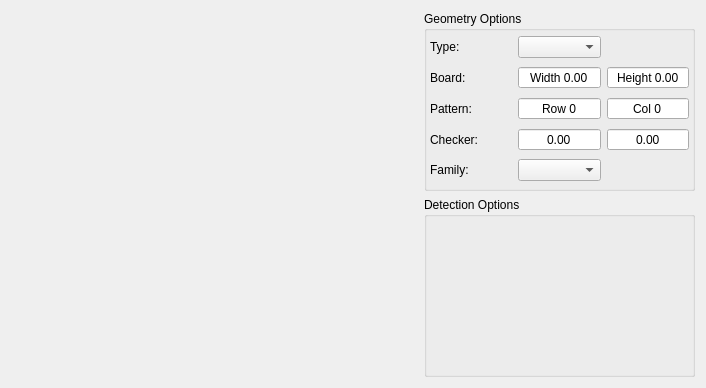
<?xml version="1.0" encoding="UTF-8"?>
<ui version="4.0">
 <class>thoht::CalibBoardConfigsWidget</class>
 <widget class="QWidget" name="thoht::CalibBoardConfigsWidget">
  <property name="geometry">
   <rect>
    <x>0</x>
    <y>0</y>
    <width>706</width>
    <height>388</height>
   </rect>
  </property>
  <property name="windowTitle">
   <string/>
  </property>
  <layout class="QHBoxLayout" name="horizontalLayout" stretch="6,4">
   <item>
    <widget class="QLabel" name="preview">
     <property name="text">
      <string/>
     </property>
    </widget>
   </item>
   <item>
    <layout class="QVBoxLayout" name="verticalLayout">
     <item>
      <widget class="QGroupBox" name="groupGeometry">
       <property name="title">
        <string>Geometry Options</string>
       </property>
       <layout class="QGridLayout" name="gridLayout">
        <property name="leftMargin">
         <number>3</number>
        </property>
        <property name="topMargin">
         <number>3</number>
        </property>
        <property name="rightMargin">
         <number>3</number>
        </property>
        <property name="bottomMargin">
         <number>3</number>
        </property>
        <item row="4" column="0">
         <widget class="QLabel" name="familyTypeLabel">
          <property name="text">
           <string>Family:</string>
          </property>
         </widget>
        </item>
        <item row="3" column="0">
         <widget class="QLabel" name="checkerLabel">
          <property name="text">
           <string>Checker:</string>
          </property>
         </widget>
        </item>
        <item row="1" column="0">
         <widget class="QLabel" name="boardLabel">
          <property name="text">
           <string>Board:</string>
          </property>
         </widget>
        </item>
        <item row="2" column="0">
         <widget class="QLabel" name="patternLabel">
          <property name="text">
           <string>Pattern:</string>
          </property>
         </widget>
        </item>
        <item row="0" column="1">
         <widget class="QComboBox" name="targetType"/>
        </item>
        <item row="1" column="1">
         <widget class="QDoubleSpinBox" name="boardWidth">
          <property name="alignment">
           <set>Qt::AlignCenter</set>
          </property>
          <property name="buttonSymbols">
           <enum>QAbstractSpinBox::NoButtons</enum>
          </property>
          <property name="prefix">
           <string>Width </string>
          </property>
         </widget>
        </item>
        <item row="0" column="0">
         <widget class="QLabel" name="targetTypeLabel">
          <property name="text">
           <string>Type:</string>
          </property>
         </widget>
        </item>
        <item row="1" column="2">
         <widget class="QDoubleSpinBox" name="boardHeight">
          <property name="alignment">
           <set>Qt::AlignCenter</set>
          </property>
          <property name="buttonSymbols">
           <enum>QAbstractSpinBox::NoButtons</enum>
          </property>
          <property name="prefix">
           <string>Height </string>
          </property>
         </widget>
        </item>
        <item row="2" column="1">
         <widget class="QSpinBox" name="patternRow">
          <property name="alignment">
           <set>Qt::AlignCenter</set>
          </property>
          <property name="buttonSymbols">
           <enum>QAbstractSpinBox::NoButtons</enum>
          </property>
          <property name="suffix">
           <string/>
          </property>
          <property name="prefix">
           <string>Row </string>
          </property>
         </widget>
        </item>
        <item row="2" column="2">
         <widget class="QSpinBox" name="patternCol">
          <property name="alignment">
           <set>Qt::AlignCenter</set>
          </property>
          <property name="buttonSymbols">
           <enum>QAbstractSpinBox::NoButtons</enum>
          </property>
          <property name="prefix">
           <string>Col </string>
          </property>
         </widget>
        </item>
        <item row="4" column="1">
         <widget class="QComboBox" name="familyType"/>
        </item>
        <item row="3" column="1">
         <widget class="QDoubleSpinBox" name="checkerSizeX">
          <property name="alignment">
           <set>Qt::AlignCenter</set>
          </property>
          <property name="buttonSymbols">
           <enum>QAbstractSpinBox::NoButtons</enum>
          </property>
         </widget>
        </item>
        <item row="3" column="2">
         <widget class="QDoubleSpinBox" name="checkerSizeY">
          <property name="alignment">
           <set>Qt::AlignCenter</set>
          </property>
          <property name="buttonSymbols">
           <enum>QAbstractSpinBox::NoButtons</enum>
          </property>
         </widget>
        </item>
       </layout>
      </widget>
     </item>
     <item>
      <widget class="QGroupBox" name="groupDetection">
       <property name="title">
        <string>Detection Options</string>
       </property>
      </widget>
     </item>
    </layout>
   </item>
  </layout>
 </widget>
 <resources/>
 <connections/>
</ui>
